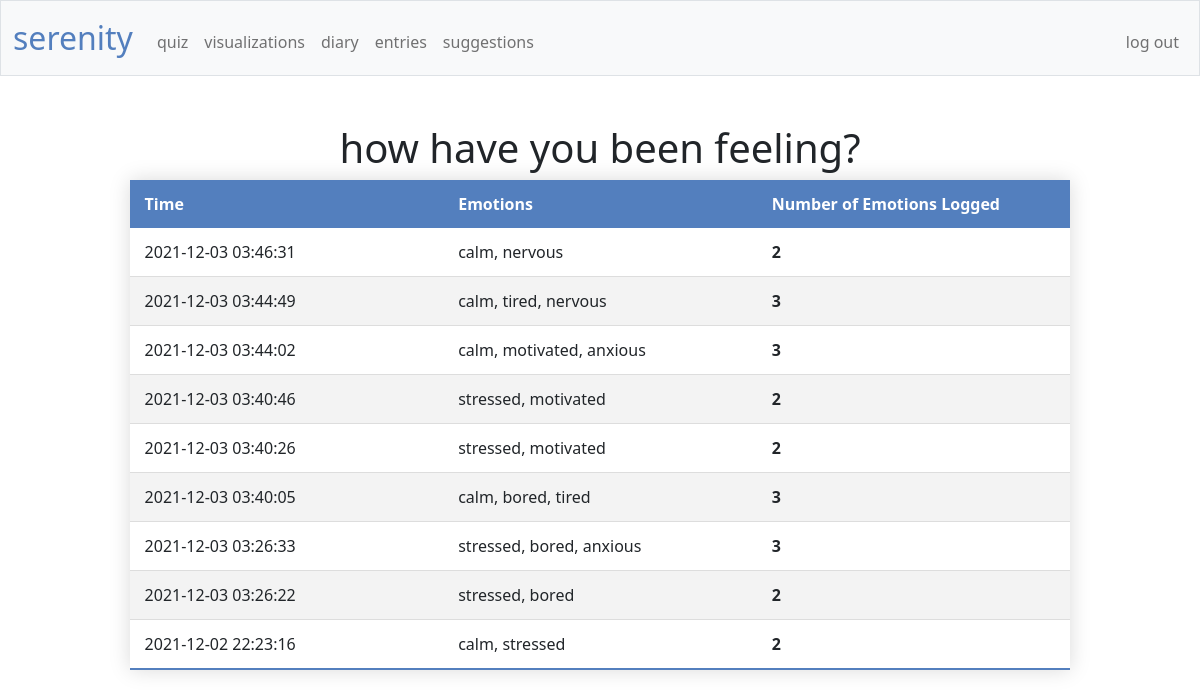
Before: /viz (signed in) with the older database file.
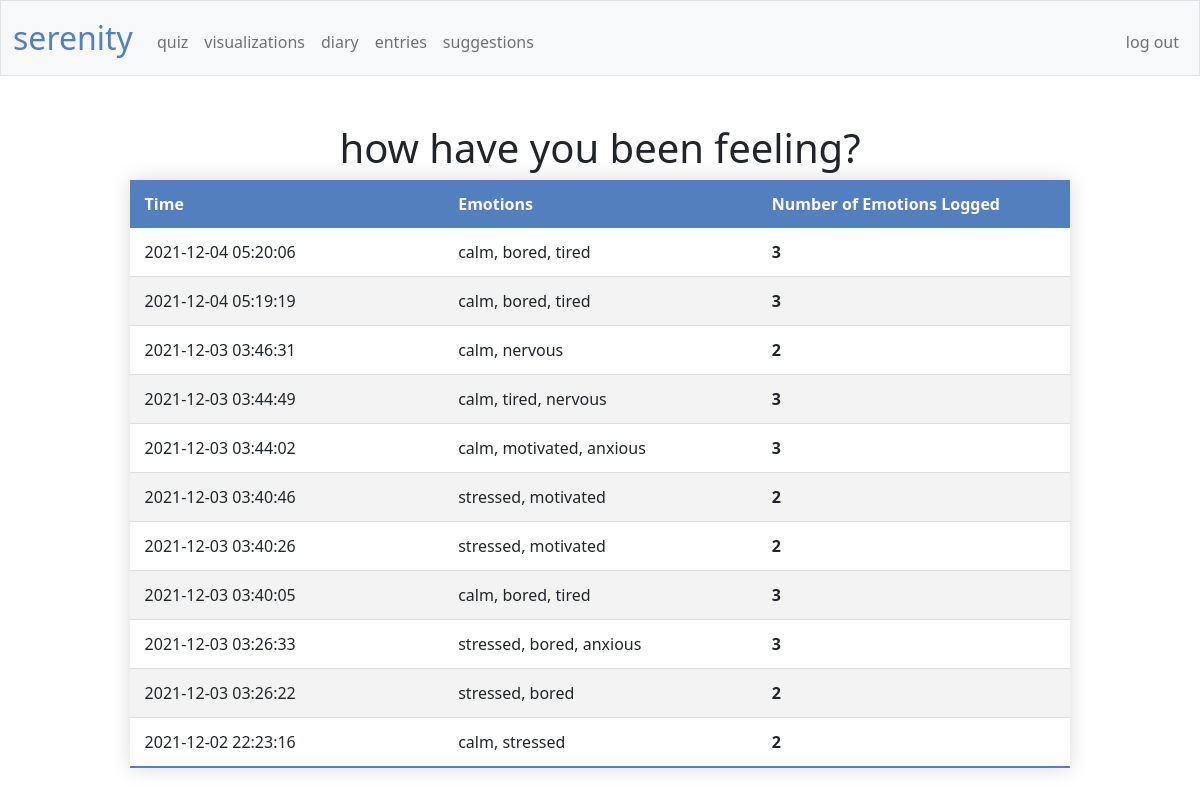
After: the same page with the newer database file.
### tables this page shows
CREATE TABLE 'emotions' ('id' INTEGER PRIMARY KEY AUTOINCREMENT NOT NULL, 'user_id' INTEGER NOT NULL, 'time' DATETIME NOT NULL DEFAULT CURRENT_TIMESTAMP, 'emotionlist' TEXT);

### app.py (the view)
@app.route("/viz")
@login_required
def viz():
    emotionlog = db.execute(
        "SELECT time, emotionlist FROM emotions WHERE user_id = ? ORDER BY time DESC", session["user_id"])
    return render_template("viz.html", emotionlog=emotionlog, string_word_count=string_word_count)

### app.py (called while the page is built)
@app.after_request
def after_request(response):
    response.headers["Cache-Control"] = "no-cache, no-store, must-revalidate"
    response.headers["Expires"] = 0
    response.headers["Pragma"] = "no-cache"
    return response

### helpers.py (called while the page is built)
def login_required(f):
    @wraps(f)
    def decorated_function(*args, **kwargs):
        if session.get("user_id") is None:
            return redirect("/login")
        return f(*args, **kwargs)
    return decorated_function

def string_word_count(s):
    return s.count(",") + 1

### templates/viz.html (shortened to what this page needs)
{% extends "layout.html" %}
{% block main %}
    <header><h1 style="text-align:center">how have you been feeling?</h1></header>
    <table class="styled-table">
        <thead>
            <tr>
                <th>Time</th>
                <th>Emotions</th>
                <th>Number of Emotions Logged</th>
            </tr>
        </thead>
        <tbody>
            {% for e in emotionlog %}
            <tr>
                <td>{{ e["time"] }}</td>
                <td>{{ e["emotionlist"] }}</td>
                <th>{{ string_word_count(e["emotionlist"]) }}</th>
            </tr>
            {% endfor %}
        </tbody>
    </table>
{% endblock %}

### templates/layout.html (shortened to what this page needs)
<!DOCTYPE html>
<html lang="en">
    <head>
        <link href="https://cdn.jsdelivr.net/npm/bootstrap@5.1.3/dist/css/bootstrap.min.css" rel="stylesheet">
        <link href="/static/styles.css" rel="stylesheet">
    </head>
    <body>
        <nav class="bg-light border navbar navbar-expand-md navbar-light">
            <div class="container-fluid">
                <a class="navbar-brand" href="/"><span class="blue">serenity</span></a>
                <div class="collapse navbar-collapse" id="navbar">
                    {% if session["user_id"] %}
                        <ul class="navbar-nav me-auto mt-2">
                            <li class="nav-item"><a class="nav-link" href="/quiz">quiz</a></li>
                            <li class="nav-item"><a class="nav-link" href="/viz">visualizations</a></li>
                            <li class="nav-item"><a class="nav-link" href="/diary">diary</a></li>
                            <li class="nav-item"><a class="nav-link" href="/entries">entries</a></li>
                            <li class="nav-item"><a class="nav-link" href="/suggest">suggestions</a></li>
                        </ul>
                        <ul class="navbar-nav ms-auto mt-2">
                            <li class="nav-item"><a class="nav-link" href="/logout">log out</a></li>
                        </ul>
                    {% else %}
                        <ul class="navbar-nav ms-auto mt-2">
                            <li class="nav-item"><a class="nav-link" href="/register">register</a></li>
                            <li class="nav-item"><a class="nav-link" href="/login">log in</a></li>
                        </ul>
                    {% endif %}
                </div>
            </div>
        </nav>
        <main class="container-fluid py-5 text-center">
            {% block main %}{% endblock %}
        </main>
    </body>
</html>

### static/styles.css (style rules this page uses)
body { font-size: 1rem; font-weight: 400; line-height: 1.5; margin: 0; text-align: left; }
nav .navbar-brand { font-size: xx-large; }
nav .navbar-brand .blue { color: #537fbe; }
.styled-table { border-collapse: collapse; background-color: transparent; margin: auto; margin-bottom: 1rem; width: 80%; table-layout: fixed; min-width: 400px; box-shadow: 0 0 20px rgba(0, 0, 0, 0.15); }
.styled-table thead tr { background-color: #537fbe; color: #ffffff; text-align: left; }
.styled-table th, .styled-table td { padding: 12px 15px; text-align: left; }
.styled-table tbody tr { border-bottom: 1px solid #dddddd; }
.styled-table tbody tr:nth-of-type(odd) { background-color: #ffffff; }
.styled-table tbody tr:nth-of-type(even) { background-color: #f3f3f3; }
.styled-table tbody tr:last-of-type { border-bottom: 2px solid #537fbe; }

Changed rows visible on the page:
added emotions: time "2021-12-04 05:20:06", emotionlist "calm, bored, tired", emotionlist "3"
added emotions: time "2021-12-04 05:19:19", emotionlist "calm, bored, tired", emotionlist "3"
